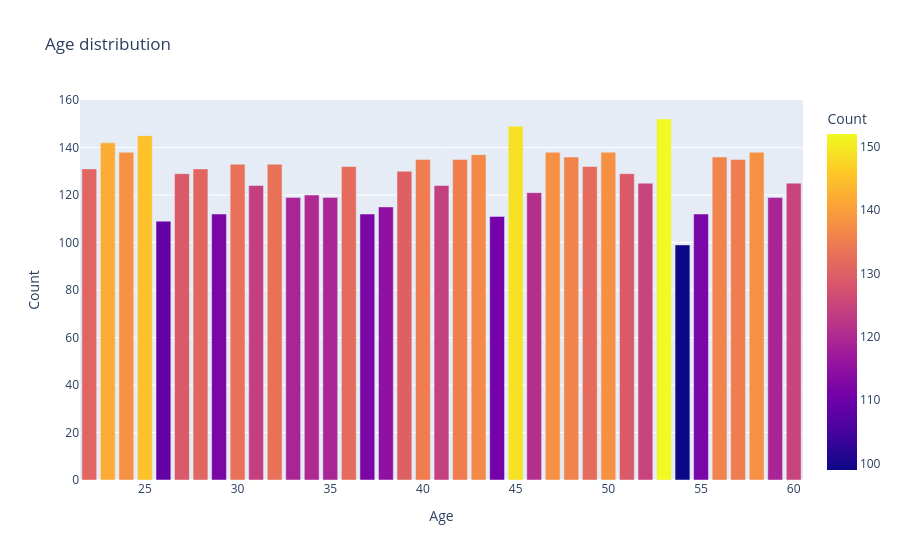

Notebook cell for this chart:
### Code cell
#Age distribution
import plotly.express as px
age_counts=df['Age'].value_counts().reset_index()
age_counts.columns=['Age', 'Count']
fig = px.bar(age_counts, x='Age',y='Count',
             title='Age distribution',labels={'Age': 'Age', 'Count': 'Count'}, color='Count')
fig.show()

### Figure 1 — Plotly figure (JSON) as saved in the notebook; plotly's stock layout.template omitted (floating-point values rounded to 4 significant figures)
{"data": [{"alignmentgroup": "True", "hovertemplate": "Age=%{x}<br>Count=%{marker.color}<extra></extra>", "legendgroup": "", "marker": {"color": [152, 149, 145, 142, 138, 138, 138, 138, 137, 136, 136, 135, 135, 135, 133, 133, 132, 132, 131, 131, 130, 129, 129, 125, 125, 124, 124, 121, 120, 119, 119, 119, 115, 112, 112, 112, 111, 109, 99], "coloraxis": "coloraxis", "pattern": {"shape": ""}}, "name": "", "offsetgroup": "", "orientation": "v", "showlegend": false, "textposition": "auto", "type": "bar", "x": [53, 45, 25, 23, 58, 50, 24, 47, 43, 48, 56, 42, 57, 40, 32, 30, 49, 36, 22, 28, 39, 51, 27, 60, 52, 31, 41, 46, 34, 33, 59, 35, 38, 55, 29, 37, 44, 26, 54], "xaxis": "x", "y": [152, 149, 145, 142, 138, 138, 138, 138, 137, 136, 136, 135, 135, 135, 133, 133, 132, 132, 131, 131, 130, 129, 129, 125, 125, 124, 124, 121, 120, 119, 119, 119, 115, 112, 112, 112, 111, 109, 99], "yaxis": "y"}], "layout": {"barmode": "relative", "coloraxis": {"colorbar": {"title": {"text": "Count"}}, "colorscale": [[0, "#0d0887"], [0.1111, "#46039f"], [0.2222, "#7201a8"], [0.3333, "#9c179e"], [0.4444, "#bd3786"], [0.5556, "#d8576b"], [0.6667, "#ed7953"], [0.7778, "#fb9f3a"], [0.8889, "#fdca26"], [1, "#f0f921"]]}, "legend": {"tracegroupgap": 0}, "title": {"text": "Age distribution"}, "xaxis": {"anchor": "y", "domain": [0, 1], "title": {"text": "Age"}}, "yaxis": {"anchor": "x", "domain": [0, 1], "title": {"text": "Count"}}}}
